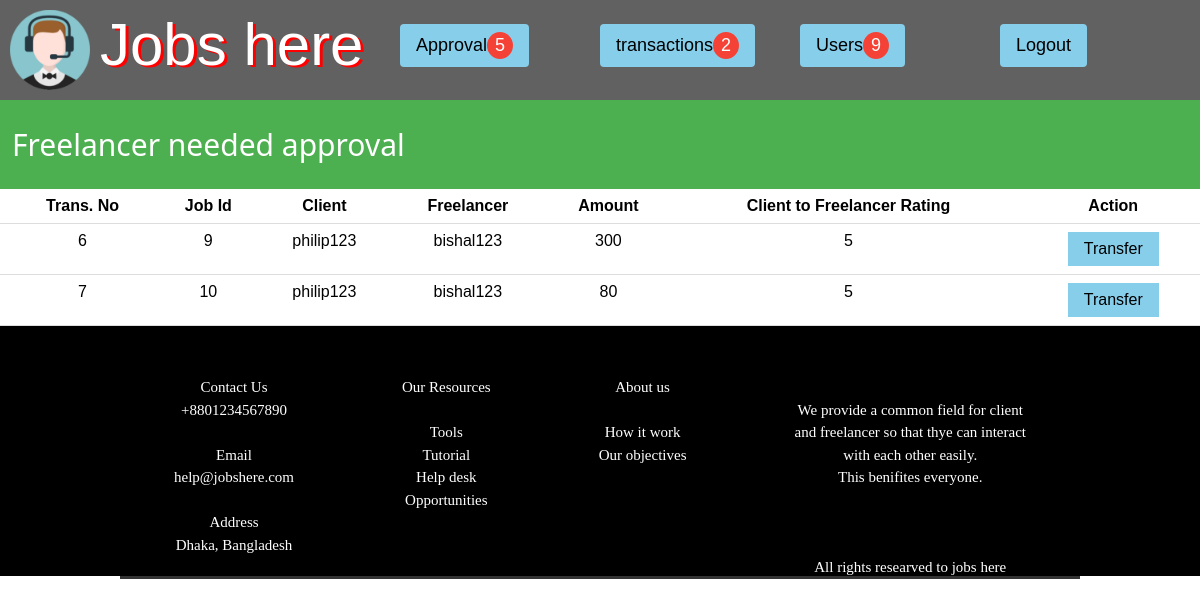
/admin-transactionlist.php (signed in), run on the app's committed database.
### tables this page shows
CREATE TABLE `transaction_table` (
  `trnid` int(11) NOT NULL,
  `postid` int(11) NOT NULL,
  `client` varchar(200) NOT NULL,
  `freelancer` varchar(200) NOT NULL,
  `money` double NOT NULL,
  `c_to_f` float NOT NULL,
  `f_to_c` float NOT NULL,
  `status` varchar(200) NOT NULL
);

### admin-transactionlist.php (the view, shortened to what this page needs)
<?php
 require_once("config.php");
  $sql="SELECT * FROM `freelancer` WHERE status='waiting'";
  $sql2="SELECT * FROM `client` WHERE status='waiting'";
  $req=mysqli_query($connection,$sql);
  $req2=mysqli_query($connection,$sql2);
  $n1=mysqli_num_rows($req);
  $n2=mysqli_num_rows($req2);
  $nt=$n1+$n2;
  $sql3="SELECT * FROM `freelancer` WHERE status='approved'";
  $sql4="SELECT * FROM `client` WHERE status='approved'";
  $req3=mysqli_query($connection,$sql3);
  $req4=mysqli_query($connection,$sql4);
  $n5=mysqli_num_rows($req3);
  $n6=mysqli_num_rows($req4);
  $nt1=$n5+$n6;
  $sql23="SELECT * FROM `transaction_table` WHERE status='pending'";
  $run23=mysqli_query($connection,$sql23);
  $n4=mysqli_num_rows($run23);
?>
<html>
<head>
  <link rel="stylesheet" type="text/css" href="style.css">
  <link rel="stylesheet" href="css/w3.css">
<link rel="stylesheet" href="css/font.css">
</head>
<body>
  <div class="w3-row w3-dark-gray">
    <div class="w3-col l1">
      <img src="images/logo.png" style="height: 100px;width: 100px;padding:10px">
    </div>
    <div class="w3-col l3">
      <span class="jobb">Jobs here</span>
    </div>
    <div class="w3-col l2" style="padding-top: 2%;background-color: transparent;">
      <div class="w3-dropdown-hover" style="background-color: transparent;">
        <button class="w3-button w3-round w3-light-blue w3-large">Approval<span class="w3-badge w3-red"><?php echo"$nt";?></span></button>
      </div>
    </div>
    <div class="w3-col l2" style="padding-top: 2%;">
      <a href="admin-transactionlist.php" class="w3-button w3-round w3-light-blue w3-large">transactions<span class="w3-badge w3-red"><?php echo"$n4";?></span></a>
    </div>
    <div class="w3-col l2" style="padding-top: 2%;background-color: transparent;">
      <div class="w3-dropdown-hover" style="background-color: transparent;">
        <button class="w3-button w3-round w3-light-blue w3-large">Users<span class="w3-badge w3-red"><?php echo"$nt1";?></span></button>
      </div>
    </div>
    <div class="w3-col l2"  style="padding-top: 2%;">
      <div class="w3-dropdown-hover" style="background-color: transparent;">
        <a href="admin.php?status=logout" class="w3-button w3-round w3-light-blue w3-large">Logout</a>
      </div>
    </div>
  </div>
 <div class="w3-cointer w3-green" style="padding: 1%">
  <h2>Freelancer needed approval</h2>
 </div>
 <table class="w3-table w3-bordered w3-centered" style="padding-left: 5%;padding-right: 5%">
           <tr><th>Trans. No</th>
               <th>Job Id</th>
               <th>Client</th>
               <th>Freelancer</th>
               <th>Amount</th>
               <th>Client to Freelancer Rating</th>
               <th>Action</th>
           <?php while($vari=mysqli_fetch_array($run23)) {?>
           <tr>
               <td><?php echo $vari['trnid']; ?></td>
               <td><?php echo $vari['postid']; ?></td>
               <td><?php echo $vari['client']; ?></td>
               <td><?php echo $vari['freelancer']; ?></td>
               <td><?php echo $vari['money']; ?></td>
               <td><?php echo $vari['c_to_f']; ?></td>
               <td><a href="admin-transactionlist.php?transfer=<?php echo $vari['trnid']; ?>" class="w3-button w3-light-blue">Transfer</a></td>
           </tr>
           <?php } ?>
       </table>
     <div class="grid-foot">
    <div>Contact Us<br>+8801234567890<br><br>Email<br>help@jobshere.com<br><br>Address<br>Dhaka, Bangladesh</div>
    <div>Our Resources<br><br>Tools<br>Tutorial<br>Help desk<br>Opportunities</div>
    <div>About us<br><br>How it work<br>Our objectives<br></div>
    <div><br>We provide a common field for client<br> and freelancer so that thye can interact<br> with each other easily.<br> This benifites everyone. <br><br><br><br>All rights researved to jobs here</div>
  </div>
</body>
</html>

### style.css (style rules this page uses)
.jobb { color: white; text-shadow: 3px 2px red; font-size: 60px; padding-bottom: 0px; padding-top: 0px; text-align: center; }
body { font-family: "Times New Roman", Times, serif; }
.grid-foot { display: grid; grid-template-columns: auto auto auto auto; grid-gap: 0px; background-color: rgb(0,0,0,1); padding-left: 10%; padding-right: 10%; color: white; height: 250px; padding-top: 50px; }
.grid-foot > div { text-align: center; background-color: rgb(0,0,0,0.8); font-family: "Calibri", Light; }

### css/w3.css (style rules this page uses)
html { box-sizing:border-box }
*,*:before,*:after { box-sizing:inherit }
html { -ms-text-size-adjust:100%;-webkit-text-size-adjust:100% }
body { margin:0 }
a { background-color:transparent;-webkit-text-decoration-skip:objects }
img { border-style:none }
button,input,select,textarea { font:inherit;margin:0 }
button,input { overflow:visible }
button,select { text-transform:none }
button,html [type=button],[type=reset],[type=submit] { -webkit-appearance:button }
html,body { font-family:Verdana,sans-serif;font-size:15px;line-height:1.5 }
html { overflow-x:hidden }
h2 { font-size:30px }
h1,h2,h3,h4,h5,h6 { font-family:"Segoe UI",Arial,sans-serif;font-weight:400;margin:10px 0 }
img { vertical-align:middle }
a { color:inherit }
.w3-table,.w3-table-all { border-collapse:collapse;border-spacing:0;width:100%;display:table }
.w3-bordered tr,.w3-table-all tr { border-bottom:1px solid #ddd }
.w3-centered tr th,.w3-centered tr td { text-align:center }
.w3-table td,.w3-table th,.w3-table-all td,.w3-table-all th { padding:8px 8px;display:table-cell;text-align:left;vertical-align:top }
.w3-table th:first-child,.w3-table td:first-child,.w3-table-all th:first-child,.w3-table-all td:first-child { padding-left:16px }
.w3-btn,.w3-button { border:none;display:inline-block;padding:8px 16px;vertical-align:middle;overflow:hidden;text-decoration:none;color:inherit;background-color:inherit;text-align:center;cursor:pointer;white-space:nowrap }
.w3-btn,.w3-button { -webkit-touch-callout:none;-webkit-user-select:none;-khtml-user-select:none;-moz-user-select:none;-ms-user-select:none;user-select:none }
.w3-badge,.w3-tag { background-color:#000;color:#fff;display:inline-block;padding-left:8px;padding-right:8px;text-align:center }
.w3-badge { border-radius:50% }
.w3-dropdown-click,.w3-dropdown-hover { position:relative;display:inline-block;cursor:pointer }
.w3-dropdown-hover:first-child,.w3-dropdown-click:hover { background-color:#ccc;color:#000 }
.w3-container:after,.w3-container:before,.w3-panel:after,.w3-panel:before,.w3-row:after,.w3-row:before,.w3-row-padding:after,.w3-row-padding:before, .w3-cell-row:before,.w3-cell-row:after,.w3-clear:after,.w3-clear:before,.w3-bar:before,.w3-bar:after { content:"";display:table;clear:both }
.w3-col,.w3-half,.w3-third,.w3-twothird,.w3-threequarter,.w3-quarter { float:left;width:100% }
@media (min-width:993px) { .w3-col.l1 { width:8.33333% } }
@media (min-width:993px) { .w3-col.l2 { width:16.66666% } }
@media (min-width:993px) { .w3-col.l3 { width:24.99999% } }
.w3-round,.w3-round-medium { border-radius:4px }
.w3-large { font-size:18px!important }
.w3-light-blue,.w3-hover-light-blue:hover { color:#000!important;background-color:#87CEEB!important }
.w3-green,.w3-hover-green:hover { color:#fff!important;background-color:#4CAF50!important }
.w3-red,.w3-hover-red:hover { color:#fff!important;background-color:#f44336!important }
.w3-dark-grey,.w3-hover-dark-grey:hover,.w3-dark-gray,.w3-hover-dark-gray:hover { color:#fff!important;background-color:#616161!important }

### data on the page
transaction_table: trnid "6", postid "9", client "philip123", freelancer "bishal123", money "300", c_to_f "5"
transaction_table: trnid "7", postid "10", client "philip123", freelancer "bishal123", money "80", c_to_f "5"

### other printed values
$nt "5"
$n4 "2"
$nt1 "9"
